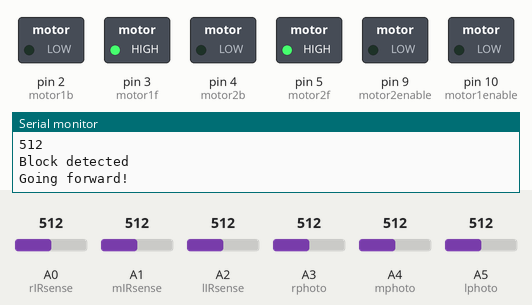
The sketch below on a simulated Arduino Uno, built with avr-gcc and run on an emulated ATmega328P. Shown: switched loads named in the sketch (green lamp = pin HIGH), the last lines printed to the serial monitor. Dashed ring = blinking. The inputs (shaded band) are chosen by the test bench; at power-on: A1 (mIRsense) = 512, A3 (rphoto) = 512, A5 (lphoto) = 512, A0 (rIRsense) = 512, A2 (lIRsense) = 512, A4 (mphoto) = 512.

Above: at 1.9 s.
2.0 s: A1 (mIRsense) set to 65
At 2.29 s:
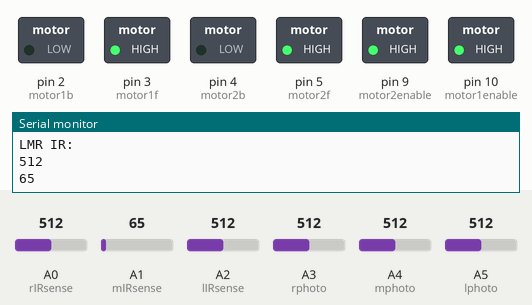
6.3 s: A3 (rphoto) set to 495
At 7.1 s:
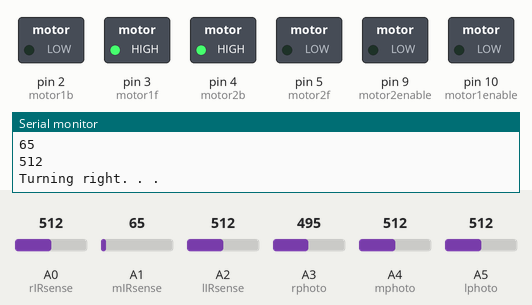
10.3 s: A5 (lphoto) set to 306
At 11.6 s:
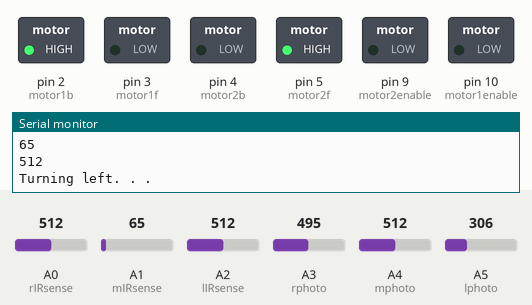
14.6 s: A1 (mIRsense) set to 306
At 14.6 s:
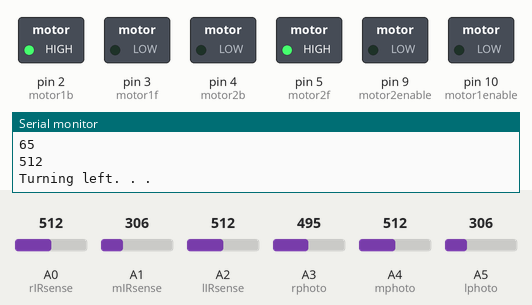
16.1 s: A1 (mIRsense) set to 30
At 20.3 s:
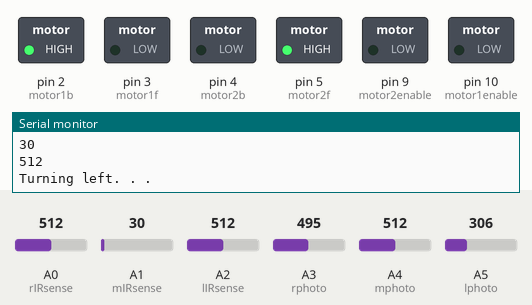
20.4 s: A1 (mIRsense) set to 716
At 21.5 s:
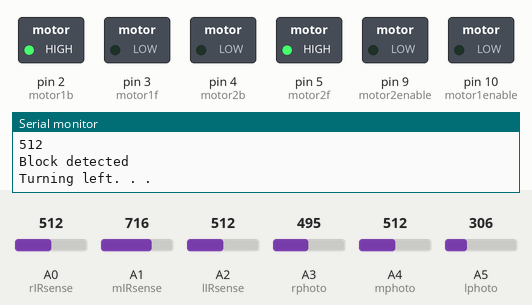
Timing chart, 0 to 22.9 s (numbered marks = the images above; inputs shaded):
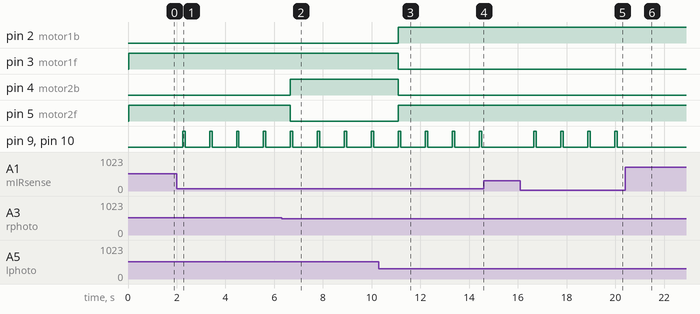

The sketch:

302_robotcar.ino
```cpp
//1 is left motor, 2 is right motor
//f is forward, b is backward


const int motor1f = 3;//2 on h-bridge
const int motor1b = 2;//7 on h-bridge
const int motor1enable = 10;//1 on h-bridge left enable
const int motor2f = 5;//15 on h-bridge
const int motor2b = 4;//10 on h-bridge
const int motor2enable = 9;//9 on h-bridge right enable

//const int onPin = 13;


const int lphoto = A5;
const int mphoto = A4;
const int rphoto = A3;
const int lIRsense = A2;
const int mIRsense = A1;
const int rIRsense = A0;

//int RED
int diffThreshold= 75;
int stepdelay = 20000;
int danger = 200;
int BLACK_VAL = 240;
int WHITE_VAL = 370;
int RED_VAL = 340;

int motor1fstate = LOW;
int motor1enablestate = LOW;
int motor2fstate = LOW;
int motor2bstate = LOW;
int motor2enablestate = LOW;

void enableRightMotor()
{
  digitalWrite(motor2enable, HIGH);
}

void enableLeftMotor()
{
  digitalWrite(motor1enable, HIGH);
}
void BreakRight()
{
  digitalWrite(motor2enable, LOW);
}
void BreakLeft()
{
  digitalWrite(motor1enable, LOW);
}
void goForward()
{
  digitalWrite(motor1f, HIGH);


  digitalWrite(motor1b, LOW);

  digitalWrite(motor2f, HIGH);


  digitalWrite(motor2b, LOW);

    digitalWrite(motor2f, HIGH);


  digitalWrite(motor2b, LOW);
}

void turnCW()
{
  digitalWrite(motor1f, HIGH);


  digitalWrite(motor1b, LOW);
  digitalWrite(motor2f, LOW);

  digitalWrite(motor2b, HIGH);


}

void turnCCW()
{
  digitalWrite(motor1f, LOW);

;
  digitalWrite(motor1b, HIGH);

  digitalWrite(motor2f, HIGH);


  digitalWrite(motor2b, LOW);

}

void goBack()
{
  digitalWrite(motor1f, LOW);

  digitalWrite(motor1b, HIGH);


  digitalWrite(motor2f, LOW);


  digitalWrite(motor2b, HIGH);

}


void setup()
{
  // put your setup code here, to run once:

  //digitalWrite(onPin, HIGH);
  Serial.print("Hope we move\n");
  pinMode(motor1f, OUTPUT);
  pinMode(motor1b, OUTPUT);
  pinMode(motor2f, OUTPUT);
  pinMode(motor2b, OUTPUT);
  pinMode(motor1enable, OUTPUT);
  pinMode(motor2enable, OUTPUT);
  digitalWrite(motor1enable, HIGH);
  digitalWrite(motor2enable, HIGH);

  Serial.begin(9600);

}

void loop()
{
  int lphotoval = analogRead(lphoto);
  int mphotoval = analogRead(mphoto);
  int rphotoval = analogRead(rphoto);
  int lIRval = analogRead(lIRsense);
  int mIRval = analogRead(mIRsense);
  int rIRval = analogRead (rIRsense);
  // put your main code here, to run repeatedly:

  Serial.println("LMR photo: ");
  Serial.println(lphotoval, DEC);
  Serial.println(mphotoval, DEC);
  Serial.println(rphotoval, DEC);

  Serial.println("LMR IR: ");
  Serial.println(lIRval, DEC);
  Serial.println(mIRval, DEC);
  Serial.println(rIRval, DEC);

  enableLeftMotor();
  enableRightMotor();

    if (mIRval >= danger)
    {
      Serial.println("Block detected");
      BreakLeft();
      BreakRight();
    }

    /*
    else if (rIRval>= danger)//checks if the bonus course happened
    {
      Serial.println("Trynna get between walls. . .");
      turnCCW();
    }
    else if (lIRval>= danger)
    {
      Serial.println("Still trynna get between walls. . .");
      turnCW();
    }
   */

    if (mphotoval<= BLACK_VAL + diffThreshold && mphotoval<lphotoval && mphotoval<rphotoval)
    {
      Serial.println("Going forward!");
      goForward();
    }

    else if ((rphotoval<BLACK_VAL + diffThreshold && mphotoval<BLACK_VAL + diffThreshold) || (rphotoval<mphotoval && rphotoval<lphotoval))
    {
      Serial.println("Turning right. . .");
      turnCW();
    }
    else if ((lphotoval<BLACK_VAL + diffThreshold && mphotoval<BLACK_VAL + diffThreshold) || (lphotoval<mphotoval && lphotoval<rphotoval))
    {
      Serial.println("Turning left. . .");
      turnCCW();
      turnCCW();
    }
/*    else if ((mphotoval>=RED_VAL && lphotoval>=RED_VAL && rphotoval>= RED_VAL) && max(lphotoval, mphotoval)<WHITE_VAL)
    {
      Serial.println("Red line detected!");
      takeBreak();
    }
*/

    else
    {
      Serial.println("Going forward!");
      goForward();
    }

  delay(100);//
  BreakLeft();//shut off motors for a lil
  BreakRight();
  delay(1000); //delay a little to prepare for another reading
}
```

Measured:
- the behaviour switches between 512 and 511 on A3 (rphoto) (found by bisection; images 1 and 2)
- after the input at 2.0 s, pin 9 (motor2enable), pin 10 (motor1enable): alternates HIGH for 0.10 s and LOW for 1.0 s, starting after 0.25 s
- after the input at 6.3 s, pin 4 (motor2b): LOW → HIGH after 0.37 s; pin 5 (motor2f): HIGH → LOW after 0.37 s
- after the input at 10.3 s, pin 2 (motor1b), pin 5 (motor2f): LOW → HIGH after 0.80 s; pin 3 (motor1f), pin 4 (motor2b): HIGH → LOW after 0.80 s
- after the input at 14.6 s, pin 9 (motor2enable), pin 10 (motor1enable): stays LOW (without the input it goes to HIGH after 0.92 s)
- after the input at 16.1 s, pin 9 (motor2enable), pin 10 (motor1enable): alternates HIGH for 0.11 s and LOW for 1.0 s, starting after 0.55 s
- after the input at 20.4 s, pin 9 (motor2enable), pin 10 (motor1enable): stops changing and stays LOW
